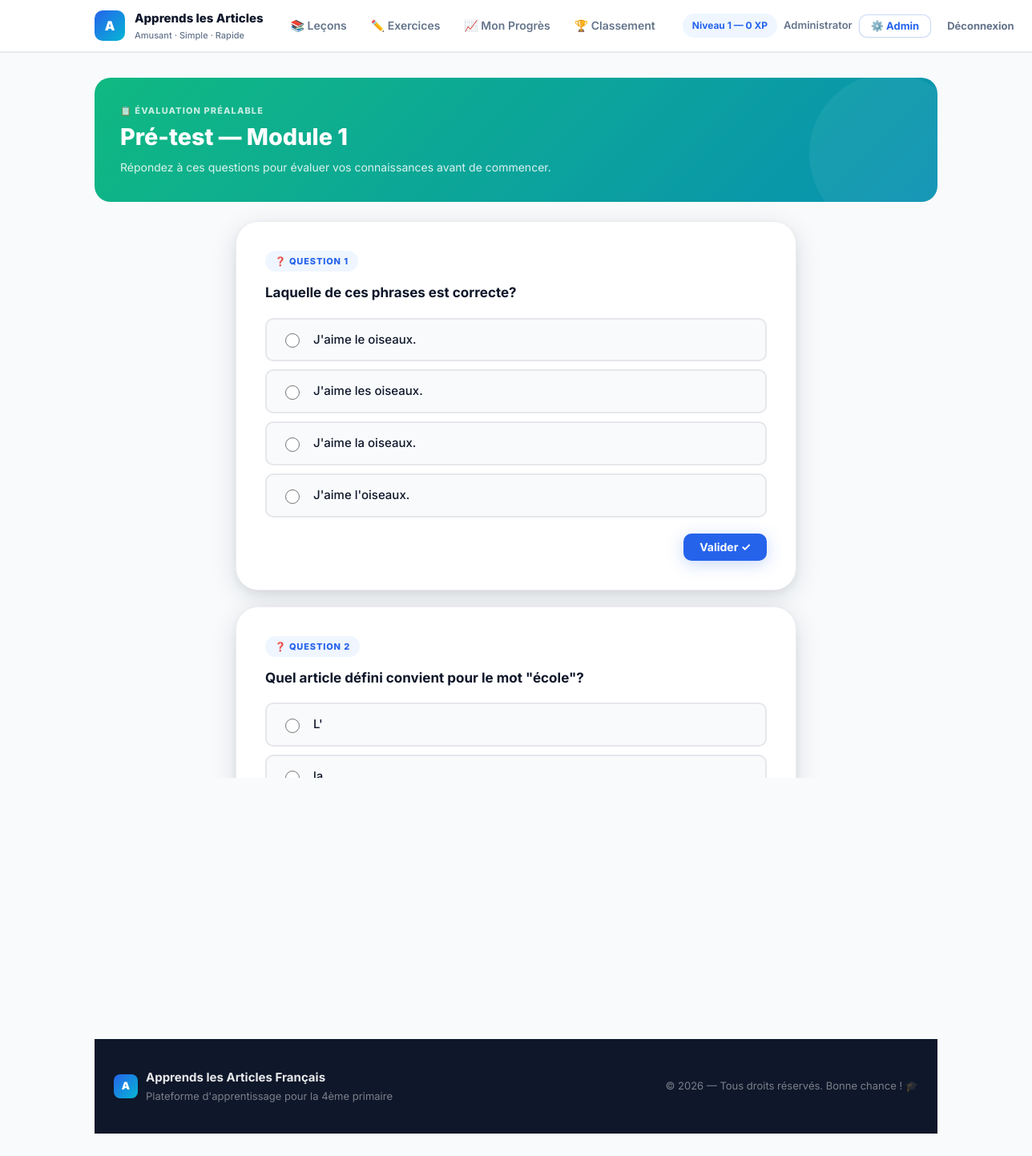
Screenshot of /pretest.php?module_id=1 (signed in) with the database file from the repository.
### tables this page shows
CREATE TABLE users (
  id INT AUTO_INCREMENT PRIMARY KEY,
  username VARCHAR(100) NOT NULL UNIQUE,
  password_hash VARCHAR(255) NOT NULL,
  role VARCHAR(20) NOT NULL DEFAULT 'student',
  display_name VARCHAR(100),
  points INT DEFAULT 0,
  created_at TIMESTAMP DEFAULT CURRENT_TIMESTAMP
);

CREATE TABLE exercises (
  id INT AUTO_INCREMENT PRIMARY KEY,
  unit_id INT NOT NULL,
  type VARCHAR(30) NOT NULL,
  data JSON NOT NULL,
  points INT DEFAULT 1,
  `order` INT DEFAULT 0,
  FOREIGN KEY (unit_id) REFERENCES units(id) ON DELETE CASCADE
);

### src/auth.php (called while the page is built, shortened)
<?php
require_once __DIR__.'/config.php';
function current_user() {
  if (!empty($_SESSION['user_id'])) {
    global $pdo;
    $stmt = $pdo->prepare('SELECT id,username,display_name,role FROM users WHERE id = ?');
    $stmt->execute([$_SESSION['user_id']]);
    return $stmt->fetch();
  }
  return null;
}

### public/pretest.php (the view, shortened to what this page needs)
<?php
require_once __DIR__.'/../src/auth.php';
$module_id = isset($_GET['module_id']) ? (int)$_GET['module_id'] : 0;
$stmt = $pdo->prepare('SELECT id FROM units WHERE module_id = ? ORDER BY `order`');
$stmt->execute([$module_id]);
$unit_ids = array_column($stmt->fetchAll(), 'id');
$in = implode(',', array_fill(0,count($unit_ids),'?'));
$sql = "SELECT * FROM exercises WHERE type='pretest' AND unit_id IN ($in) ORDER BY `order`";
$stmt = $pdo->prepare($sql);
$stmt->execute($unit_ids);
$exercises = $stmt->fetchAll();
?><!doctype html>
<html lang="fr"><head>
<link rel="stylesheet" href="/assets/css/style.css">
</head><body>
<?php require_once __DIR__.'/../src/partials/header.php'; ?>
<main class="app-container">
  <div class="rd-lesson-hero rd-anim" style="background:linear-gradient(135deg,#10B981,#0891b2)">
    <div class="rd-unit-tag">📋 Évaluation préalable</div>
    <h1>Pré-test — Module <?=htmlspecialchars($module_id)?></h1>
    <p>Répondez à ces questions pour évaluer vos connaissances avant de commencer.</p>
  </div>
  <?php if (empty($exercises)): ?>
    <div class="card rd-anim" style="text-align:center;padding:48px!important;margin-top:24px">
      <div style="font-size:3rem;margin-bottom:12px">📭</div>
      <h3>Aucun exercice de pré-test trouvé</h3>
      <p class="muted">Ce module n'a pas encore d'exercices de pré-test configurés.</p>
      <a class="btn secondary" href="/" style="margin-top:12px">Retour à l'accueil</a>
    </div>
  <?php else: ?>
    <div class="rd-quiz-wrap" style="margin-top:24px">
      <?php $qNum = 0; foreach($exercises as $ex): $edata=json_decode($ex['data'],true); foreach($edata as $q): $qNum++; ?>
      <div class="rd-quiz-card rd-anim" style="margin-bottom:20px">
        <div class="rd-ex-badge">❓ Question <?= $qNum ?></div>
        <form method="post" data-etype="mcq">
          <h3 style="font-size:17px;font-weight:700;margin-bottom:20px"><?=htmlspecialchars($q['prompt'])?></h3>
          <div class="choices">
          <?php foreach($q['choices'] as $c): ?>
            <label>
              <input type="radio" name="choice" value="<?=htmlspecialchars($c['text'])?>">
              <?=htmlspecialchars($c['text'])?>
            </label>
          <?php endforeach; ?>
          </div>
          <div style="margin-top:16px;display:flex;justify-content:flex-end">
            <button class="btn" type="submit">Valider ✓</button>
          </div>
        </form>
      </div>
      <?php endforeach; endforeach; ?>
    </div>
  <?php endif; ?>
  <?php require_once __DIR__.'/../src/partials/footer.php'; ?>
</main>
</body></html>

### src/partials/header.php (shortened to what this page needs)
<?php
$user = null;
if (!empty($_SESSION['user_id'])){
  $user = current_user();
}
$exercisesHref = '/login.php';
if ($user) {
  if ($user['role'] === 'teacher' || $user['role'] === 'admin') {
    $exercisesHref = '/teacher/index.php';
  } else {
    $exercisesHref = '/student/index.php';
  }
}
?>
<link rel="stylesheet" href="/assets/css/redesign.css">
<header class="site-header" role="banner">
  <div class="rd-nav-inner">
    <a class="site-brand" href="/">
      <div class="brand-logo">A</div>
      <div>
        <div class="brand-title">Apprends les Articles</div>
        <div class="brand-subtitle">Amusant · Simple · Rapide</div>
      </div>
    </a>
    <nav class="rd-nav-links" aria-label="Navigation principale">
      <a class="rd-nav-link" href="/lesson.php">📚 Leçons</a>
      <a class="rd-nav-link" href="<?= htmlspecialchars($exercisesHref) ?>">✏️ Exercices</a>
      <?php if (!empty($_SESSION['user_id'])): ?>
        <a class="rd-nav-link" href="/student/progress.php">📈 Mon Progrès</a>
      <?php endif; ?>
      <a class="rd-nav-link" href="/leaderboard.php">🏆 Classement</a>
    </nav>
    <div class="header-actions">
      <?php if ($user): ?>
        <span style="font-size:12px;font-weight:700;color:var(--rd-primary);background:var(--rd-primary-light);padding:5px 12px;border-radius:999px;white-space:nowrap">
        </span>
        <span class="muted" style="font-size:13px;font-weight:600;white-space:nowrap">
          <?= htmlspecialchars($user['display_name'] ?? $user['username']) ?>
        </span>
        <?php if ($user['role'] === 'teacher'): ?>
          <a class="btn secondary" href="/teacher/index.php" style="padding:7px 14px!important;font-size:13px!important">📊 Prof</a>
        <?php elseif ($user['role'] === 'admin'): ?>
          <a class="btn secondary" href="/admin/index.php" style="padding:7px 14px!important;font-size:13px!important">⚙️ Admin</a>
        <?php endif; ?>
        <a class="btn ghost" href="/logout.php" style="font-size:13px!important">Déconnexion</a>
      <?php else: ?>
        <a class="btn secondary" href="/login.php">Se connecter</a>
        <a class="btn" href="/register.php">S'inscrire</a>
      <?php endif; ?>
      <button id="toggleTheme" class="btn ghost" title="Basculer thème" style="padding:8px!important;font-size:16px!important;box-shadow:none!important">🌗</button>
    </div>
  </div>
</header>

### public/assets/css/style.css (style rules this page uses)
:root { --color-bg: #f7fbff; --color-surface: #ffffff; --color-muted: #6b7280; --color-primary: #3D8AF7; --color-primary-600: #376fd0; --color-accent: #FFB74D; --color-success: #10B981; --color-danger: #EF4444; --color-glass: rgba(255,255,255,0.6); --font-sans: Inter, system-ui, -apple-system, "Segoe UI", Roboto, "Helvetica Neue", Arial; --space-1: 4px; --space-2: 8px; --space-3: 12px; --space-4: 16px; --space-5: 20px; --space-6: 24px; --space-7: 32px; --space-8: 40px; --radius-sm: 8px; --radius: 14px; --radius-lg: 20px; --shadow-sm: 0 4px 12px rgba(15,23,42,0.06); --shadow-md: 0 8px 24px rgba(15,23,42,0.08); --ease-fast: cubic-bezier(.2,.9,.2,1); --transition-fast: 180ms var(--ease-fast); }
* { box-sizing:border-box }
html,body { height:100% }
body { margin:0;padding:20px 36px;font-family:var(--font-sans); background:linear-gradient(180deg, #f0fbff 0%, var(--color-bg) 100%); color:var(--color-muted); -webkit-font-smoothing:antialiased; -moz-osx-font-smoothing:grayscale; }
.app-container { max-width:1100px;margin:0 auto }
.site-header { display:flex;align-items:center;justify-content:space-between;gap:12px;padding:10px 16px;margin-bottom:18px;border-radius:12px;background:linear-gradient(90deg, rgba(61,138,247,0.06), rgba(255,183,77,0.04)); }
.site-brand { display:flex;align-items:center;gap:12px }
.brand-logo { width:56px;height:56px;border-radius:12px;background:linear-gradient(135deg,var(--color-primary),#06b6d4);display:flex;align-items:center;justify-content:center;color:white;font-weight:800;font-size:20px }
.brand-title { font-size:18px;font-weight:700 }
.header-actions { display:flex;gap:8px;align-items:center }
.btn { display:inline-flex;align-items:center;gap:8px;padding:10px 14px;border-radius:12px;background:var(--color-primary);color:#fff;border:0;cursor:pointer;font-weight:700;box-shadow:var(--shadow-sm);transition:transform var(--transition-fast),box-shadow var(--transition-fast),filter var(--transition-fast) }
.btn.secondary { background:transparent;color:var(--color-primary);border:2px solid rgba(61,138,247,0.08);box-shadow:none }
.btn.ghost { background:transparent;color:var(--muted);border-radius:10px;padding:8px }
.muted { color:var(--muted) }
label { display:block;margin:8px 0;color:#0f172a;font-weight:600;font-size:14px }
input::placeholder,textarea::placeholder { color:rgba(15,23,42,0.4) }
button { cursor:pointer }
.choices label { display:flex;align-items:center;gap:10px;padding:8px;border-radius:10px;margin:8px 0;border:1px solid transparent;transition:background .12s ease,border-color .12s ease }
.choices input[type=radio] { width:18px;height:18px }
.muted { color:var(--color-muted) }

### rows the page displays
users: display_name "Administrator"
exercises: prompt "Laquelle de ces phrases est correcte?", text "J'aime le oiseaux.", text "J'aime les oiseaux.", text "J'aime la oiseaux.", text "J'aime l'oiseaux."
exercises: prompt "Quel article défini convient pour le mot \"école\"?", text "L'", text "la"

### other values shown
$module_id "1"
